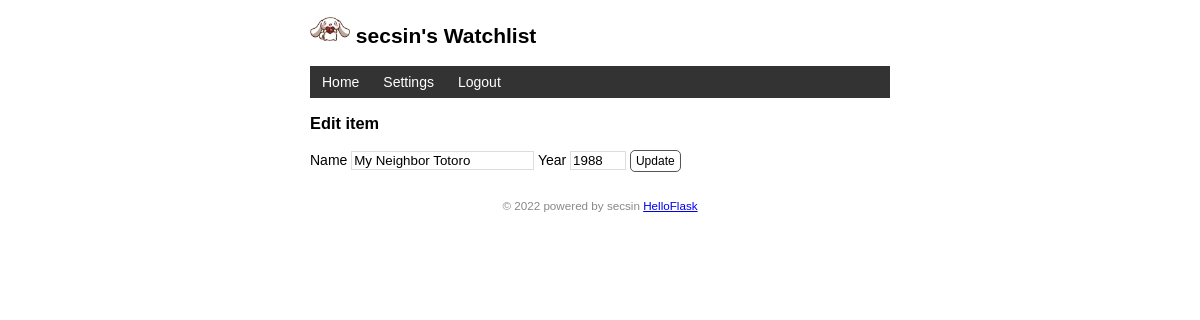
Screenshot of /movie/edit/1 (signed in) with the database file from the repository.
### app.py (models this page shows, shortened)
class User(db.Model, UserMixin):  # 表名将会是 user（自动生成，小写处理）
    id = db.Column(db.Integer, primary_key=True)  # 主键
    name = db.Column(db.String(20))  # 名字
    username = db.Column(db.String(20))
    password_hash = db.Column(db.String(128))

class Movie(db.Model):  # 表名将会是 movie
    id = db.Column(db.Integer, primary_key=True)  # 主键
    title = db.Column(db.String(60))  # 电影标题
    year = db.Column(db.String(4))  # 电影年份

### app.py (the view, shortened to what this page needs)
@app.route('/movie/edit/<int:movie_id>', methods=['GET', 'POST'])
@login_required
def edit(movie_id):
    movie = Movie.query.get_or_404(movie_id)
    return render_template('edit.html', movie=movie)  # 传入被编辑的电影记录

### app.py (called while the page is built)
@login_manager.user_loader
def load_user(user_id):  # 创建用户加载回调函数，接受用户 ID 作为参数
    user = User.query.get(int(user_id))  # 用 ID 作为 User 模型的主键查询对应的用户
    return user  # 返回用户对象

@app.context_processor
def inject_user():  # 函数名可以随意修改
    user = User.query.first()
    return dict(user=user)  # 需要返回字典，等同于return {'user': user}

### templates/edit.html
{% extends 'base.html' %}
{% block content %}
<h3>Edit item</h3>
<form method="post">
    Name <input type="text" name="title" autocomplete="off" required value="{{ movie.title }}">
    Year <input type="text" name="year" autocomplete="off" required value="{{ movie.year }}">
    <input class="btn" type="submit" name="submit" value="Update">
</form>
{% endblock %}

### templates/base.html (shortened to what this page needs)
<!DOCTYPE html>
<html lang="en">
<head>
    {% block head %}
    <link rel="stylesheet" href="{{ url_for('static', filename='style.css') }}" type="text/css">
    {% endblock %}
</head>
<body>
<h2>
    <img alt="Avatar" class="avatar" src="{{ url_for('static', filename='images/yuguigou.png') }}">
    {{ user.name }}'s Watchlist
</h2>
<nav>
    <ul>
        <li><a href="{{ url_for('index') }}">Home</a></li>
        {% if current_user.is_authenticated %}
        <li><a href="{{ url_for('settings') }}">Settings</a></li>
        <li><a href="{{ url_for('logout') }}">Logout</a></li>
        {% else %}
        <li><a href="{{ url_for('login') }}">Login</a></li>
        {% endif %}
    </ul>
</nav>
{% block content %}{% endblock %}
<footer>
    <small>&copy; 2022 powered by secsin <a href="http://helloflask.com/tutorial">HelloFlask</a></small>
</footer>
</body>
</html>

### static/style.css (style rules this page uses)
body { margin: auto; max-width: 580px; font-size: 14px; font-family: Helvetica, Arial, sans-serif; }
footer { color: #888; margin-top: 15px; text-align: center; padding: 10px; }
.avatar { width: 40px; }
nav ul { list-style-type: none; margin: 0; padding: 0; overflow: hidden; background-color: #333; }
nav li { float: left; }
nav li a { display: block; color: white; text-align: center; padding: 8px 12px; text-decoration: none; }
input[type=submit] { font-family: inherit; }
input[type=text] { border: 1px solid #ddd; }
input[name=year] { width: 50px; }
.btn { font-size: 12px; padding: 3px 5px; text-decoration: none; cursor: pointer; background-color: white; color: black; border: 1px solid #555555; border-radius: 5px; }

### rows the page displays
User: name "secsin"
Movie: title "My Neighbor Totoro", year "1988"
